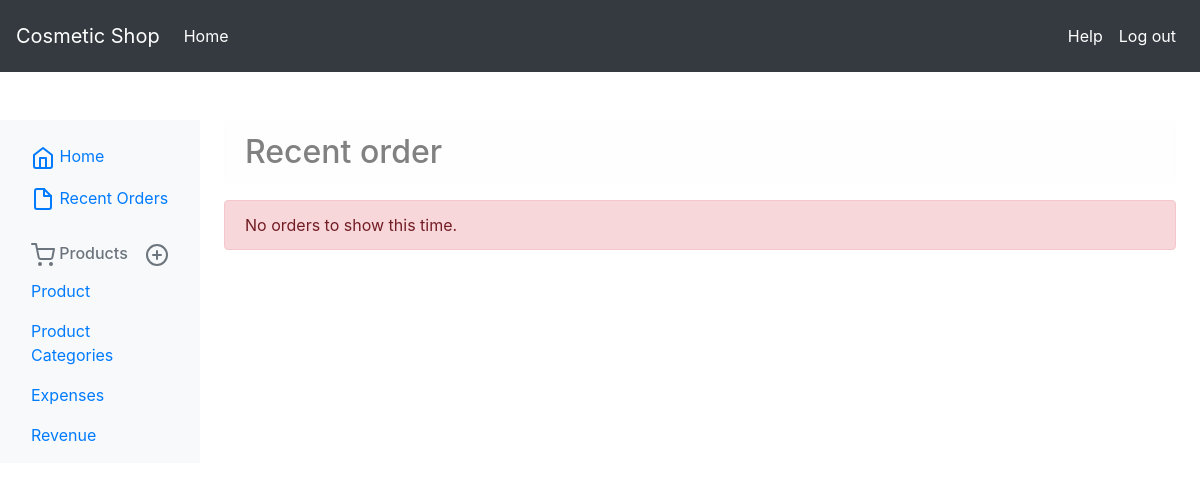
The app's page /manage/order-list/ (signed in), older data.
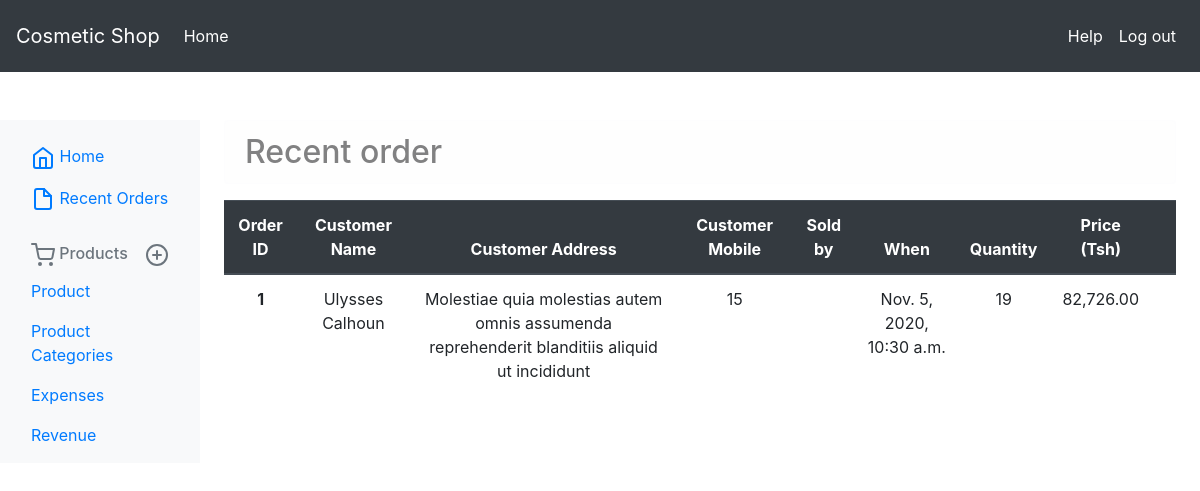
The same page, newer data.
### orders/models.py (models this page shows, shortened)
class OrderItem(models.Model):
    order = models.ForeignKey(Order, related_name='items', on_delete=models.CASCADE)
    product = models.ForeignKey(Product, related_name='order_items', on_delete=models.CASCADE)
    price = models.DecimalField(max_digits=10, decimal_places=2)
    quantity = models.PositiveIntegerField(default=1)
    def get_cost(self):
        return self.price * self.quantity

class Order(models.Model):
    sold_by = models.ForeignKey(User, on_delete=models.DO_NOTHING, null=True, blank=True)
    first_name = models.CharField(_('first name'), max_length=50)
    last_name = models.CharField(_('last name'), max_length=50)
    mobile = models.PositiveIntegerField(blank=True, null=True)
    address = models.CharField(_('address'), max_length=250)
    created = models.DateTimeField(auto_now_add=True)
    updated = models.DateTimeField(auto_now=True)
    paid = models.BooleanField(default=False)
    class Meta:
        ordering = ('-created',)

### manage/views.py (the view)
# urls.py: path('order-list/', views.RecentOrderView.as_view(), name='list_order'),
@method_decorator([login_required, manager_required], name='dispatch')
class RecentOrderView(generic.ListView):
    model = OrderItem
    template_name = 'manage/product/recent/list.html'

### manage/templates/manage/product/recent/list.html (shortened to what this page needs)
{% extends 'manage/base.html' %}
{% load humanize %}
{% block ext %}
    {% block extra_css %}
    <link rel="stylesheet" href="https://cdnjs.cloudflare.com/ajax/libs/twitter-bootstrap/4.1.3/css/bootstrap.css">
    <link rel="stylesheet" href="https://cdn.datatables.net/1.10.21/css/dataTables.bootstrap4.min.css">
{% endblock %}
{% endblock %}
{% block products %}
<div class="alert alert-light h2">Recent order</div>
    {% if object_list %}
            <table class="table text-center" id="shop_table">
  <thead class="thead-dark">
    <tr>
      <th scope="col">Order ID</th>
      <th scope="col">Customer Name</th>
      <th scope="col">Customer Address</th>
      <th scope="col">Customer Mobile</th>
      <th scope="col">Sold by</th>
      <th scope="col">When</th>
      <th scope="col">Quantity</th>
      <th scope="col">Price (Tsh)</th>
      {% if not user.is_pos %}<th></th>{% endif %}
    </tr>
  </thead>
  <tbody>
  {% for res in orderitem_list %}
    <tr>
      <th scope="row">{{ res.id }}</th>
      <td>{{ res.order.first_name }} {{ res.order.last_name }}</td>
      <td>{{ res.order.address }}</td>
      <td>{{ res.order.mobile }}</td>
      <td>{{ res.order.sold_by.get_full_name }}</td>
      <td>{{ res.order.created }}</td>
      <td>{{ res.quantity }}</td>
      <td>{{ res.get_cost|intcomma }}</td>
      {% if not user.is_pos %}<td></td>{% endif %}
    </tr>
  {% endfor %}
  </tbody>
</table>
    {% else %}
        <div class="alert alert-danger">No orders to show this time.</div>
    {% endif %}
{% endblock %}

Row changes from the older to the newer data that the page shows:
added OrderItem: id "1", order.first_name "Ulysses", order.last_name "Calhoun", order.address "Molestiae quia molestias autem omnis assumenda reprehenderit blanditiis aliquid ut incididunt", order.mobile "15", order.created "Nov. 5, 2020, 10:30 a.m.", quantity "19", get_cost "82,726.00"
Text that changed along with them:
text no longer shown: "No orders to show this time."
text now shown: "Order ID Customer Name Customer Address Customer Mobile Sold by When Quantity Price (Tsh)"
